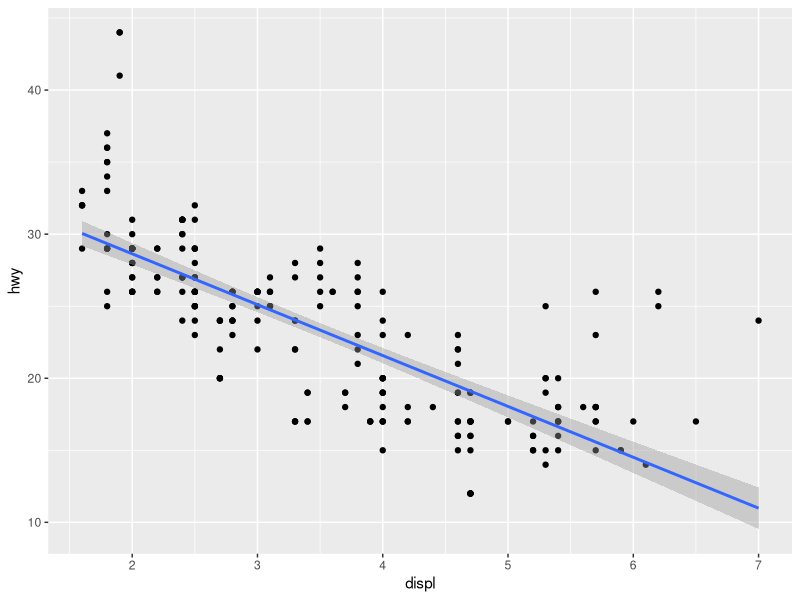
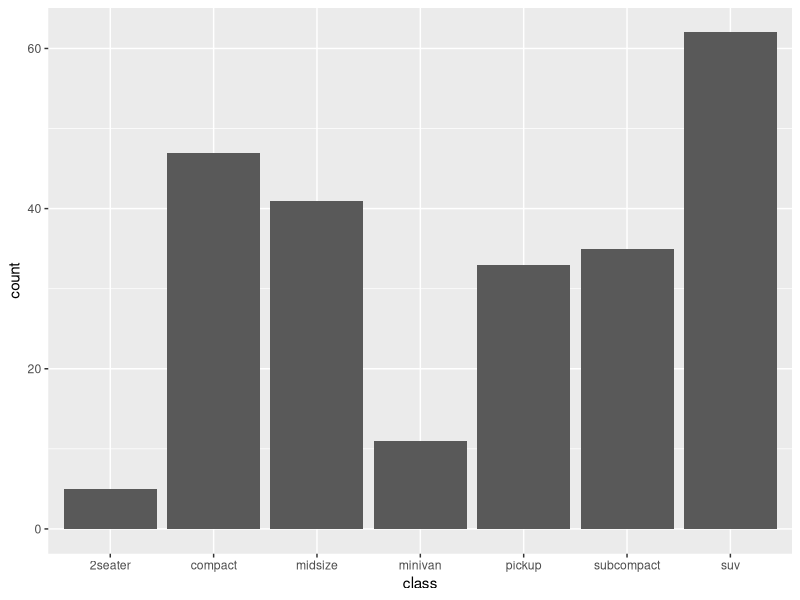

Generate these figures, in order, with R:
# R can do math
4 + 5
3 - 10
5 * 6
100 / 10
2^3
100%%10
100%%9

# Create some objects
y <- "bob"
x <- 3 * 4
x <- x * 2
primes <- c(2, 3, 5, 7, 11, 13)
primes[3]
primes * 2
primes * primes
#object_name <- value
4 -> z
xx = c("a", "b")
#function_name(arg1 = "a", arg2 = 4)
read.csv
#function_name(arg1, arg2, arg3)
my_seq <- seq(from = 1, to = 10, by = 2)
my_hi <- "hello world"
my_hi2 <- "hello world"

library(tidyverse)

ggplot(data = mpg) + 
  geom_point(mapping = aes(x = displ, y = hwy)) +
  geom_smooth(mapping = aes(x = displ, y = hwy), method = "lm")

my_bar_plot <- ggplot(mpg, aes(x = class)) +
  geom_bar()
my_scatter_plot <- ggplot(mpg, aes(x = cty, y = hwy)) +
  geom_point()
ggsave(filename = "mpg-plot.png", plot = my_bar_plot)

# Getting Help
?lm
help("lm")
help(package = "dplyr")
